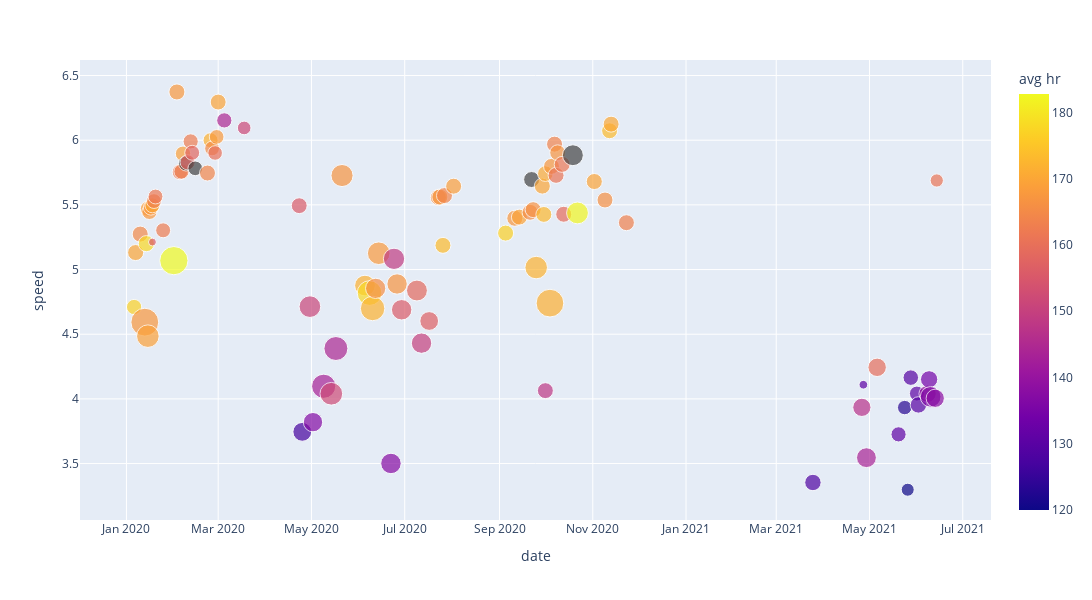

Here is the notebook cell this chart was saved with:
### Code cell
fp.run_plot(y_data='speed')
